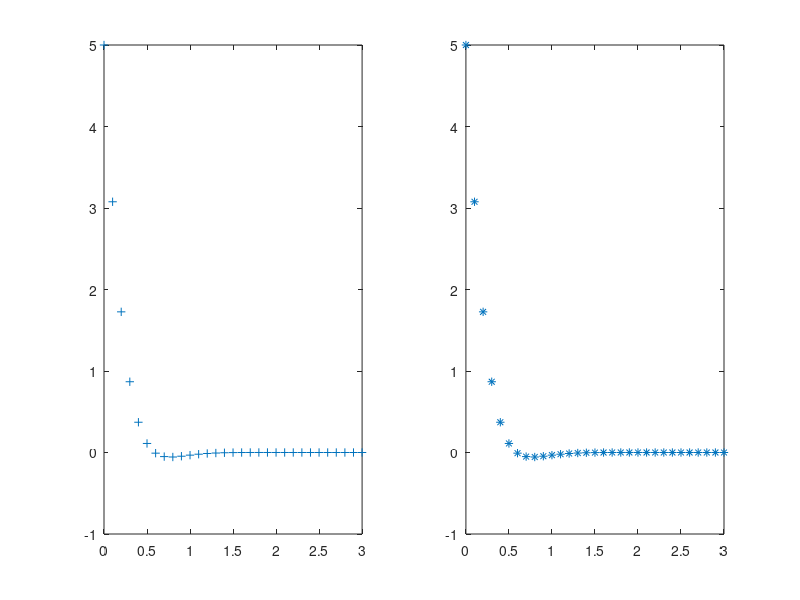

The MATLAB script that drew this image:
clc; clear all;

t = 0:0.1:3;
f = exp(-5.*t).*(sin(3.*t) + 5.*cos(3.*t));

subplot(121); plot(t, f, '+')
subplot(122); plot(t, f, '*')
